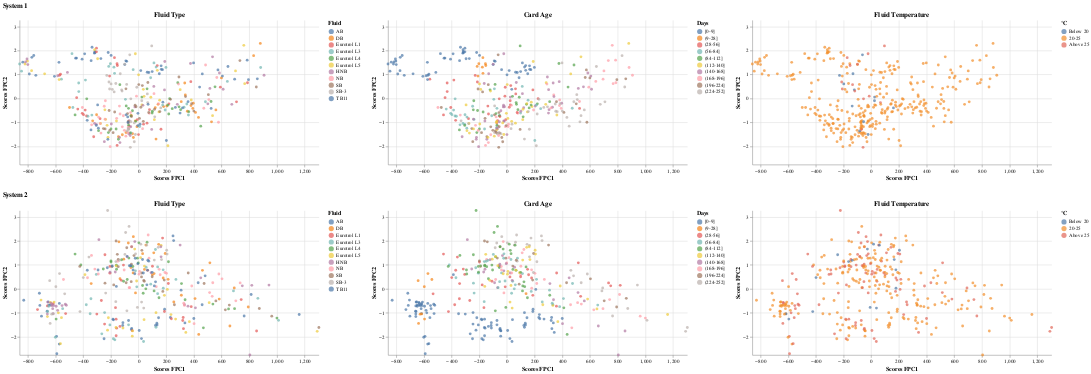

Here is the notebook cell this chart was saved with:
### Markdown cell above
### System 1 versus System 2: Sensor A - Cal Window

### Code cell
pc_scores_s1_A_cal_window, pc_scores_s2_A_cal_window,fpca_s1_A_cal_window,fpca_s2_A_cal_window = fpca_two_inputs(A1_cal_window_combine_balanced.iloc[:,:-6], A2_cal_window_combine_balanced.iloc[:,:-6], color_fpc1_s1='tab:blue', color_fpc2_s1='tab:cyan', color_fpc1_s2='tab:orange', color_fpc2_s2='gold')
print("--------------------------------------------------- Bootstrap -------------------------------------------------------------------------------------------")
ac1, ac2 = bootstrap(A1_cal_window_combine_balanced, A2_cal_window_combine_balanced,"A","cal_window",features="FluidType")
print("--------------------------------------------------- PCA Scores -------------------------------------------------------------------------------------------")
create_pc_scores_plots(pc_scores_s1_A_cal_window, pc_scores_s2_A_cal_window, A1_cal_window_combine_balanced, A2_cal_window_combine_balanced,features="FluidType")

### Figure 1 — Vega-Lite specification as saved in the notebook (floating-point values rounded to 4 significant figures; data arrays with more than 128 entries replaced by an {"elided": "..."} marker saying what was removed)
{"config": {"view": {"continuousWidth": 300, "continuousHeight": 300, "stroke": null}}, "vconcat": [{"hconcat": [{"mark": {"type": "circle"}, "encoding": {"color": {"field": "FluidType", "scale": {"scheme": "tableau10"}, "title": "Fluid", "type": "nominal"}, "tooltip": [{"field": "TestID", "type": "quantitative"}, {"field": "PC1_Scores", "type": "quantitative"}, {"field": "PC2_Scores", "type": "quantitative"}, {"field": "FluidType", "title": "Fluid Type", "type": "nominal"}], "x": {"field": "PC1_Scores", "scale": {"domain": [-859.2, 1303.0]}, "title": "Scores FPC1", "type": "quantitative"}, "y": {"field": "PC2_Scores", "scale": {"domain": [-2.764, 3.275]}, "title": "Scores FPC2", "type": "quantitative"}}, "height": 280, "title": "Fluid Type", "width": 580}, {"mark": {"type": "circle"}, "encoding": {"color": {"field": "CardAgeBin", "scale": {"scheme": "tableau10"}, "sort": ["[0-9]", "(9-28]", "(28-56]", "(56-84]", "(84-112]", "(112-140]", "(140-168]", "(168-196]", "(196-224]", "(224-252]"], "title": "Days", "type": "ordinal"}, "tooltip": [{"field": "TestID", "type": "quantitative"}, {"field": "PC1_Scores", "type": "quantitative"}, {"field": "PC2_Scores", "type": "quantitative"}, {"field": "CardAgeBin", "title": "Card Age", "type": "ordinal"}], "x": {"field": "PC1_Scores", "scale": {"domain": [-859.2, 1303.0]}, "title": "Scores FPC1", "type": "quantitative"}, "y": {"field": "PC2_Scores", "scale": {"domain": [-2.764, 3.275]}, "title": "Scores FPC2", "type": "quantitative"}}, "height": 280, "title": "Card Age", "width": 580}, {"mark": {"type": "circle"}, "encoding": {"color": {"field": "FluidTempBin", "scale": {"domain": ["Below 20", "20-25", "Above 25"], "range": ["#4e79a7", "#f28e2b", "#e16759"]}, "sort": ["Below 20", "20-25", "Above 25"], "title": "°C", "type": "ordinal"}, "tooltip": [{"field": "TestID", "type": "quantitative"}, {"field": "PC1_Scores", "type": "quantitative"}, {"field": "PC2_Scores", "type": "quantitative"}, {"field": "FluidTempBin", "title": "Fluid Temperature", "type": "ordinal"}], "x": {"field": "PC1_Scores", "scale": {"domain": [-859.2, 1303.0]}, "title": "Scores FPC1", "type": "quantitative"}, "y": {"field": "PC2_Scores", "scale": {"domain": [-2.764, 3.275]}, "title": "Scores FPC2", "type": "quantitative"}}, "height": 280, "title": "Fluid Temperature", "width": 580}], "data": {"name": "data-7dc090c8ee7111d41342e1a0dc1edba8"}, "resolve": {"scale": {"color": "independent"}}, "title": "System 1"}, {"hconcat": [{"mark": {"type": "circle"}, "encoding": {"color": {"field": "FluidType", "scale": {"scheme": "tableau10"}, "title": "Fluid", "type": "nominal"}, "tooltip": [{"field": "TestID", "type": "quantitative"}, {"field": "PC1_Scores", "type": "quantitative"}, {"field": "PC2_Scores", "type": "quantitative"}, {"field": "FluidType", "title": "Fluid Type", "type": "nominal"}], "x": {"field": "PC1_Scores", "scale": {"domain": [-859.2, 1303.0]}, "title": "Scores FPC1", "type": "quantitative"}, "y": {"field": "PC2_Scores", "scale": {"domain": [-2.764, 3.275]}, "title": "Scores FPC2", "type": "quantitative"}}, "height": 280, "title": "Fluid Type", "width": 580}, {"mark": {"type": "circle"}, "encoding": {"color": {"field": "CardAgeBin", "scale": {"scheme": "tableau10"}, "sort": ["[0-9]", "(9-28]", "(28-56]", "(56-84]", "(84-112]", "(112-140]", "(140-168]", "(168-196]", "(196-224]", "(224-252]"], "title": "Days", "type": "ordinal"}, "tooltip": [{"field": "TestID", "type": "quantitative"}, {"field": "PC1_Scores", "type": "quantitative"}, {"field": "PC2_Scores", "type": "quantitative"}, {"field": "CardAgeBin", "title": "Card Age", "type": "ordinal"}], "x": {"field": "PC1_Scores", "scale": {"domain": [-859.2, 1303.0]}, "title": "Scores FPC1", "type": "quantitative"}, "y": {"field": "PC2_Scores", "scale": {"domain": [-2.764, 3.275]}, "title": "Scores FPC2", "type": "quantitative"}}, "height": 280, "title": "Card Age", "width": 580}, {"mark": {"type": "circle"}, "encoding": {"color": {"field": "FluidTempBin", "scale": {"domain": ["Below 20", "20-25", "Above 25"], "range": ["#4e79a7", "#f28e2b", "#e16759"]}, "sort": ["Below 20", "20-25", "Above 25"], "title": "°C", "type": "ordinal"}, "tooltip": [{"field": "TestID", "type": "quantitative"}, {"field": "PC1_Scores", "type": "quantitative"}, {"field": "PC2_Scores", "type": "quantitative"}, {"field": "FluidTempBin", "title": "Fluid Temperature", "type": "ordinal"}], "x": {"field": "PC1_Scores", "scale": {"domain": [-859.2, 1303.0]}, "title": "Scores FPC1", "type": "quantitative"}, "y": {"field": "PC2_Scores", "scale": {"domain": [-2.764, 3.275]}, "title": "Scores FPC2", "type": "quantitative"}}, "height": 280, "title": "Fluid Temperature", "width": 580}], "data": {"name": "data-da6e5913f9918207515bc9cc434b9fa5"}, "resolve": {"scale": {"color": "independent"}}, "title": "System 2"}], "$schema": "https://vega.github.io/schema/vega-lite/v5.16.3.json", "datasets": {"data-7dc090c8ee7111d41342e1a0dc1edba8": {"elided": "330 records"}, "data-da6e5913f9918207515bc9cc434b9fa5": {"elided": "330 records"}}}
